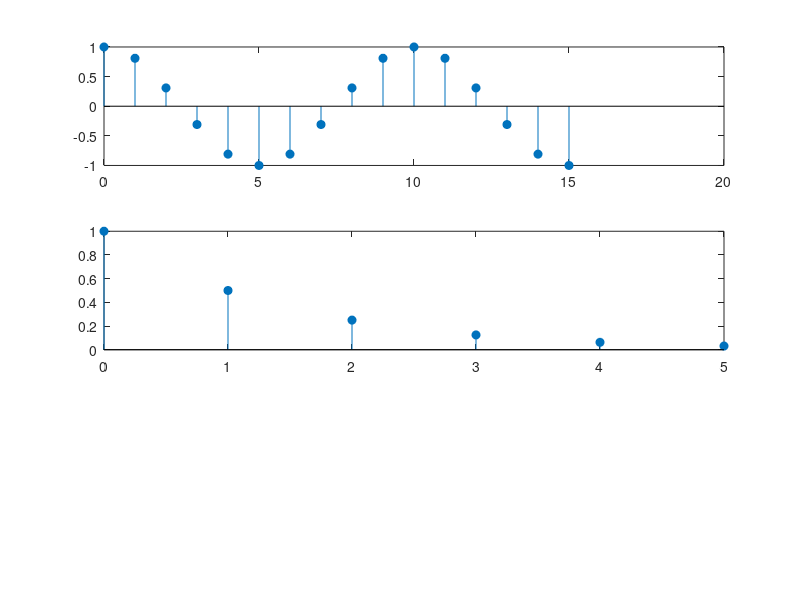

MATLAB code for this plot: (Note: this script raises an error after producing the figure.)
clear;
clc;

st_1 = 0;
et_1 = 15;
n1 = st_1:1:et_1;
x1 = cos(2*pi*0.1*n1);

st_2 = 0;
et_2 = 5;
n2 = st_2:1:et_2;
x2 = (0.5).^n2;

figure(1)
subplot(311);
stem(n1, x1, 'filled');

subplot(312);
stem(n2, x2, 'filled');

[y1, n3] = convolution(x1, x2, st_1, et_1, st_2, et_2);
subplot(313);
stem(n3, y1, 'filled');

for i=1:1:5
	x1 = circshift(x1, -1);
	x1(length(x1)) = 0;
end

figure(2)
subplot(311);
stem(n1, x1, 'r-*');
subplot(312);
stem(n2, x2, 'filled');

[y1, n3] = convolution(x1, x2, st_1, et_1, st_2, et_2);
subplot(313);
stem(n3, y1, 'filled');